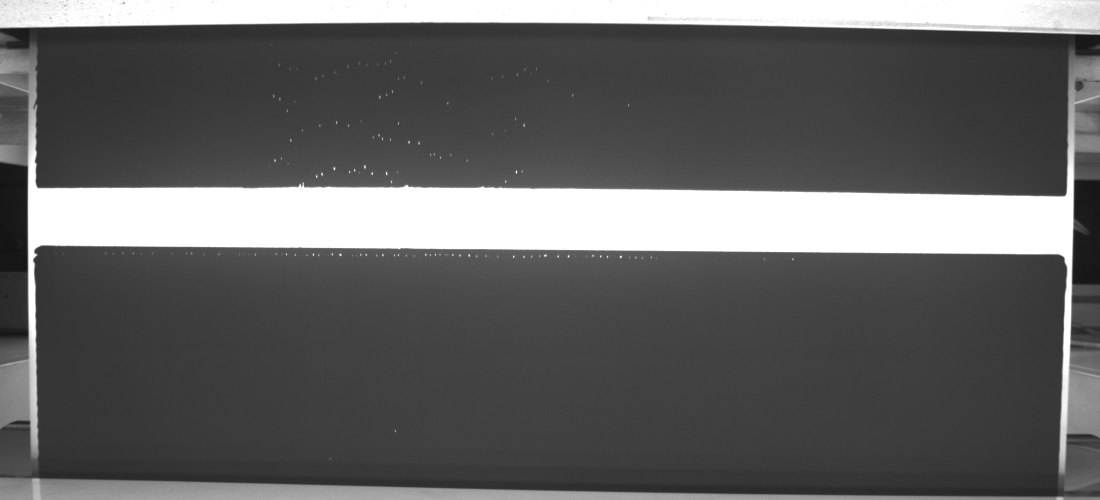
//> input picture LAAK256002_NG_A_431_1.bmp, 2200 x 1000 px (shown at 1/2 size)
$ ./test   (built with g++ and OpenCV 4)
//> lines starting //> are read from the running program, lines starting //| are printed output that depends on the picture; after the words box and inside, x2 and y2 are one past the last pixel; in counts of white or black regions, pixels touching at a corner belong together
// This file is part of OpenCV project.
// It is subject to the license terms in the LICENSE file found in the top-level directory
// of this distribution and at http://opencv.org/license.html

// https://stackoverflow.com/questions/23506105/extracting-text-opencv?noredirect=1&lq=1

#include "opencv2/core.hpp"
#include "opencv2/imgproc.hpp"
#include "opencv2/video.hpp"
#include "opencv2/videoio.hpp"
#include "opencv2/highgui.hpp"
#include <iostream>

using namespace std;
using namespace cv;


class image_defect
{
private:
    int m_b_th{ 163 };
    int m_x1{ 30 };
    int m_y1{ 140 };
    int m_x4{ 1470 };
    int m_y4{ 640 };
    int m_lower_bound{ 20 };
    int m_upper_bound{ 2000 };
    int m_dot_area{ 15 };

public:


    // Default constructor
    image_defect() {}

    // Initialize a image_defect
    explicit image_defect(int i) : m_b_th(i), m_x1(i), m_y1(i), m_x4(i),
        m_y4(i), m_lower_bound(i), m_upper_bound(i), m_dot_area(i)
    {}


    // [6 lines left out: function image_defect, not called in this run]

    int r_lower_bound() { return m_lower_bound; }
    int r_b_th() { return m_b_th; }
    int r_x1() { return m_x1; }
    int r_y1() { return m_y1; }
    int r_x4() { return m_x4; }
    int r_y4() { return m_y4; }


    std::string name;
    void setName(std::string);
};


// [36 lines left out: functions setName, detectLetters, not called in this run]


int main(int argc, const char** argv)
{
    //Read
    cv::Mat img = cv::imread("C:\\Users\\wade.huang\\Desktop\\code\\CCD-Test-master\\data\\LAAK256002_NG_A_431_1.bmp");
//> img is the input picture: 1000 rows x 2200 cols, CV_8UC3; min 17, max 255, mean 99

    image_defect D ;
    const int s1   = D.r_lower_bound();
    const int b_th = D.r_b_th();
    const int x1   = D.r_x1();
    const int y1   = D.r_y1();
    const int x4   = D.r_x4();
    const int y4   = D.r_y4();

    cv::Mat blur_img;
    cv::GaussianBlur(img, blur_img, Size(3,3),0,0);

    cv::Mat gray_img;
    cv::cvtColor(blur_img, gray_img, cv::COLOR_BGR2GRAY);

    cv::Mat image_final;
    cv::adaptiveThreshold(gray_img, image_final, 255, ADAPTIVE_THRESH_GAUSSIAN_C, THRESH_BINARY, 13, 2);
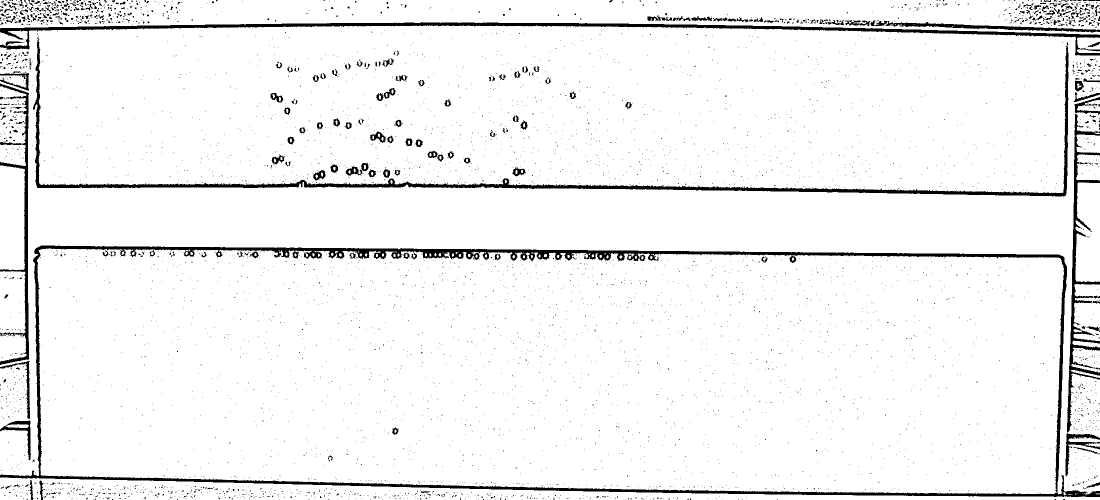
//> image_final: 1000 rows x 2200 cols, CV_8UC1 (shown at 1/2 size); 94.9% white; 4602 black regions (4371 under 20 px)


    vector<vector<Point> > contours0;
    vector<Vec4i> hierarchy;
    cv::findContours(image_final, contours0, hierarchy, RETR_LIST, CHAIN_APPROX_SIMPLE);
//> contours0 = 5001 contours, 4693 with area under 20; largest, box (x1, y1, x2, y2) and area: (0, 51, 2200, 989) 966835, (74, 497, 2128, 988) 942948, (0, 0, 2200, 70) 108661, (0, 955, 2200, 1000) 44643, (65, 75, 2138, 394) 20382


    cv::rectangle(img, cv::Point(x1, y1), cv::Point(x4, y4),
        (0, 255, 255), 2);
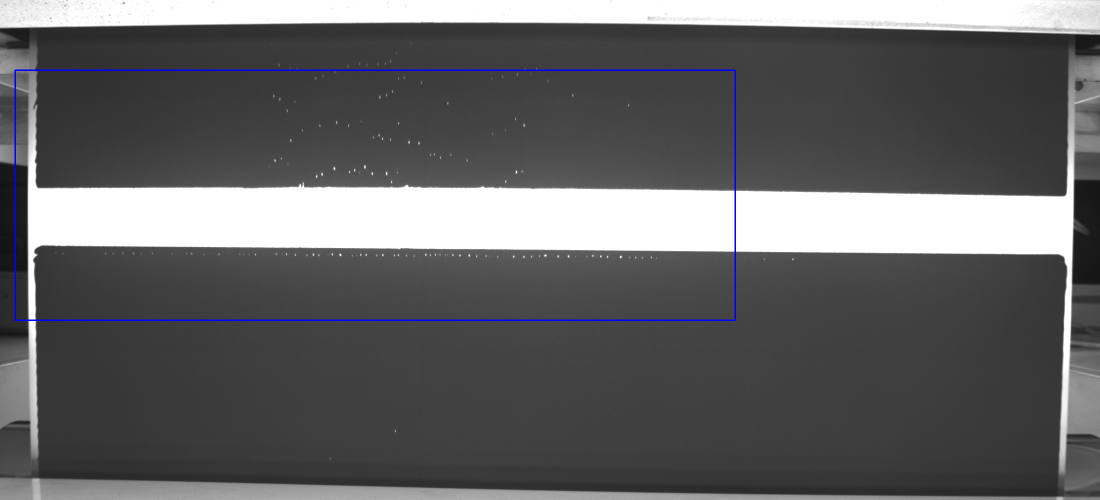
//> img: 1000 rows x 2200 cols, CV_8UC3 (shown at 1/2 size); 0.53% of pixels changed, all inside (x1, y1, x2, y2) = (29, 139, 1472, 642)

    vector<Moments> mu(contours0.size());
//> mu = 5001 items

    for (int i = 0; i < contours0.size(); i++)
    {
        mu[i] = cv::moments(contours0[i]);
    }

    std::cout << "x1 " << x1;
    std::cout << "y1 " << y1;

    vector<Point2f> mc(contours0.size());
    for (size_t i = 0; i < contours0.size(); i++)
    {

        //add 1e-5 to avoid division by zero
        /*
        mc[i] = Point2f(static_cast<float>(mu[i].m10 / (mu[i].m00 + 1e-5)),
            static_cast<float>(mu[i].m01 / (mu[i].m00 + 1e-5)));
        cout << "mc[" << i << "]=" << mc[i] << endl;
        */

        int x = int(mu[i].m10 / (mu[i].m00 + 1e-5));
        int y = int(mu[i].m01 / (mu[i].m00 + 1e-5));


        if (x4 > x && x > x1 && y4 > y && y > y1 &&
            contourArea(contours0[i]) > s1
            && (int)gray_img.at<uchar>(y, x) > 80
           )
        {

            cv::circle(img, cv::Point(x, y), 5, (255, 255, 30), 3);
        }
        //cv::circle(img, cv::Point(x, y), 3, (36, 255, 12), 1);

    }
//> this loop made 5001 passes
//> (x, y) on passes 1 to 3: (1352, 997), (1299, 997), (1250, 997)
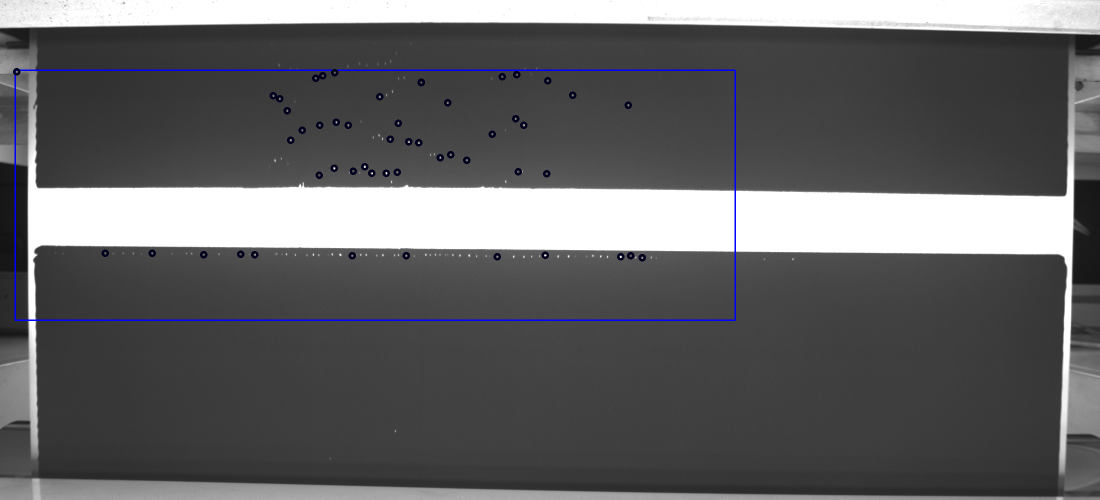
//> img: 1000 rows x 2200 cols, CV_8UC3 (shown at 1/2 size); 0.36% of pixels changed, all inside (x1, y1, x2, y2) = (26, 136, 1292, 523)


    cout << (int)gray_img.at<uchar>(2, 2);
//| 222
    cv::circle(img, cv::Point(x1, y1), 3, (255, 255, 30), 3);
//> img: 1000 rows x 2200 cols, CV_8UC3; 37 pixels changed, all inside (x1, y1, x2, y2) = (25, 135, 36, 146)

    cv::imshow("Gray scale", gray_img);
    cv::imshow("Binary", image_final);
    cv::imshow("result", img);

    cv::waitKey(0);

    return 0;
}
